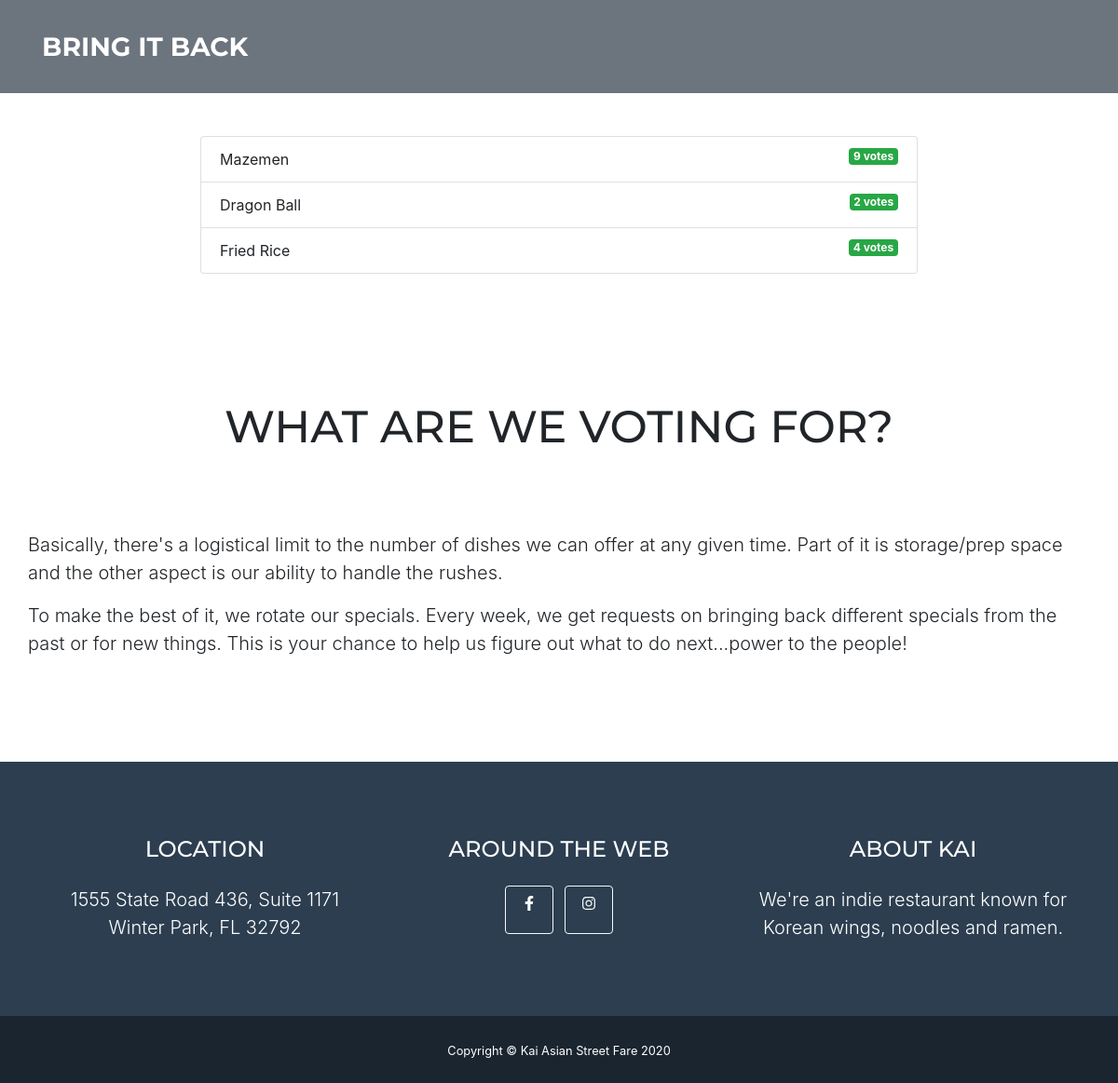
The app's page /polls/1/results/, older data.
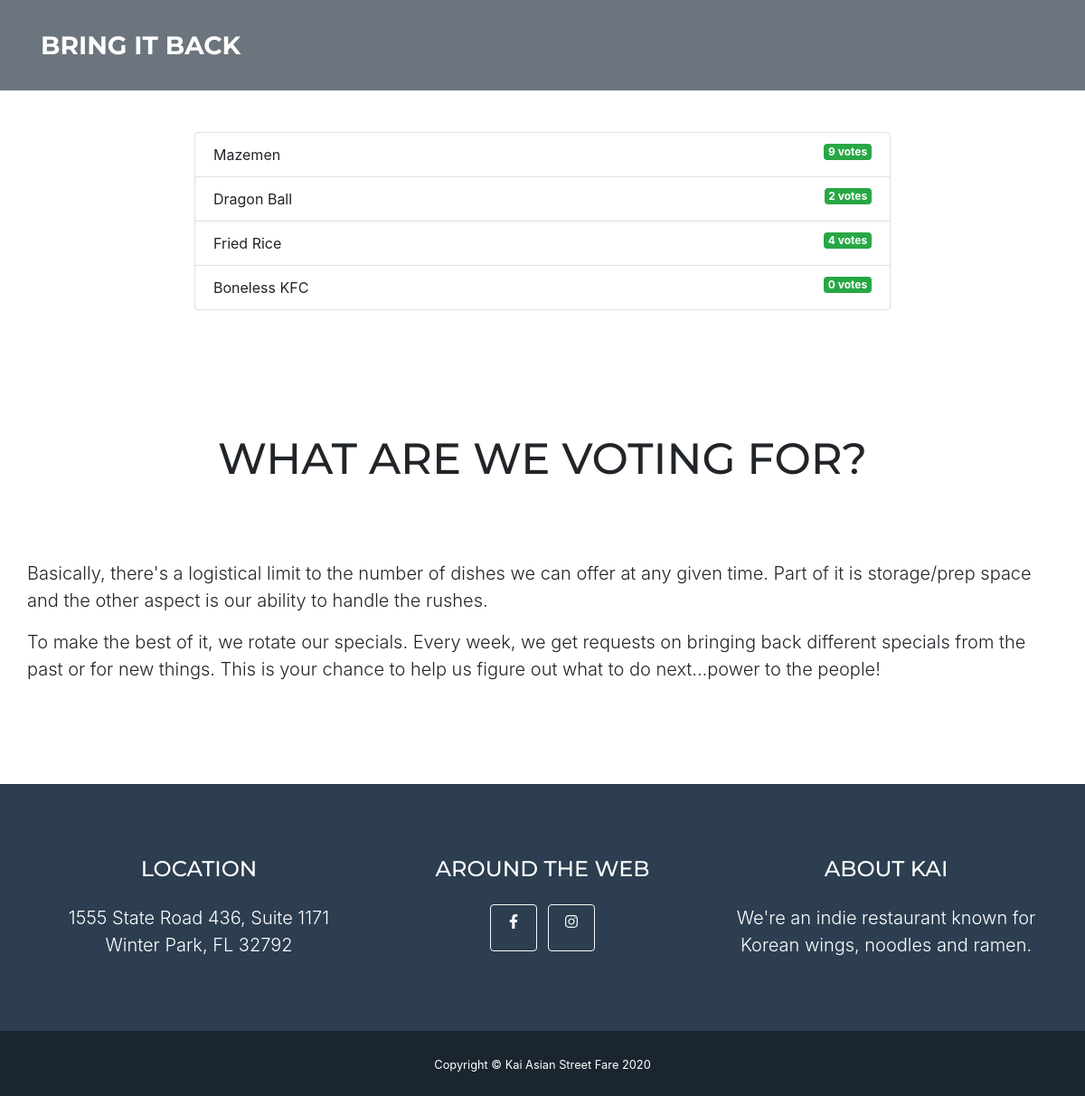
The same page, newer data.
### polls/models.py (models this page shows, shortened)
class Choice(models.Model):
    question = models.ForeignKey(Question, on_delete=models.CASCADE)
    choice_text = models.CharField(max_length=200)
    votes = models.IntegerField(default=0)

### polls/views.py (the view)
# urls.py: path('<int:question_id>/results/', views.results, name='results'),
def results(request, question_id):
    question = get_object_or_404(Question, pk=question_id)
    return render(request, 'polls/results.html', {'question': question})

### templates/polls/results.html (shortened to what this page needs)
{% extends 'base.html' %}
{% block content %}
<div class="container col-lg-8 align-items-center flex-column" style="padding-top: 50px">
<h1 class ="mb-5 text-center">{{ question.question_text }}</h1>
<ul class ="list-group mb-5">
	{% for choice in question.choice_set.all %}
	<li class ="list-group-item">
		{{ choice.choice_text }} <span class ="badge badge-success float-right">{{ choice.votes }}
			vote{{ choice.votes | pluralize }}</span>
	</li>
	{% endfor %}
</ul>
</div>
{% endblock %}

### templates/base.html (shortened to what this page needs)
<!DOCTYPE html>
{% load static %}
<html lang="en">
    <head>
        <link href="{% static 'css/styles.css' %}" rel="stylesheet" />
		<link rel ="stylesheet" href ="https://stackpath.bootstrapcdn.com/bootstrap/4.4.1/css/bootstrap.min.css">
    </head>
    <body id="page-top">
        <nav class="navbar navbar-expand-lg bg-secondary text-uppercase fixed-top" id="mainNav">
            <div class="container">
                <a class="navbar-brand js-scroll-trigger" href="/">Bring It Back</a>
            </div>
        </nav>
        {% block content %}{% endblock %}
        <section class="page-section   mb-0" id="about">
            <div class="container">
                <h2 class="page-section-heading text-center text-uppercase ">What Are We Voting For?</h2>
                <div class="divider-custom divider-light">
                    <div class="divider-custom-line"></div>
                    <div class="divider-custom-icon"><i class="fas fa-star"></i></div>
                    <div class="divider-custom-line"></div>
                </div>
                <div class="row">
                    <div>
                        <p class="lead"> Basically, there's a logistical limit to the number of dishes we can offer at any given time.
                         Part of it is storage/prep space and the other aspect is our ability to handle the rushes.</p>
                        <p class="lead">To make the best of it, we rotate our specials.  Every week, we get requests on bringing back different
                        specials from the past or for new things.  This is your chance to help us figure out what to do next...power to the people!</p>
                    </div>
                </div>
            </div>
        </section>
        <footer class="footer text-center">
            <div class="container">
                <div class="row">
                    <div class="col-lg-4 mb-5 mb-lg-0">
                        <h4 class="text-uppercase mb-4">Location</h4>
                        <p class="lead mb-0">
                            1555 State Road 436, Suite 1171
                            <br />
                            Winter Park, FL 32792
                        </p>
                    </div>
                    <div class="col-lg-4 mb-5 mb-lg-0">
                        <h4 class="text-uppercase mb-4">Around the Web</h4>
                        <a class="btn btn-outline-light btn-social mx-1" href="http://www.facebook.com/kaistreetfare"><i class="fab fa-fw fa-facebook-f"></i></a>
                        <a class="btn btn-outline-light btn-social mx-1" href="http://www.instagram.com/kaistreetfare"><i class="fab fa-fw fa-instagram"></i></a>
                    </div>
                    <div class="col-lg-4">
                        <h4 class="text-uppercase mb-4">About Kai</h4>
                        <p class="lead mb-0">
                            We're an indie restaurant known for Korean wings, noodles and ramen.
                        </p>
                    </div>
                </div>
            </div>
        </footer>
        <div class="copyright py-4 text-center text-white">
            <div class="container"><small>Copyright © Kai Asian Street Fare 2020</small></div>
        </div>
    </body>
</html>

Row changes from the older to the newer data that the page shows:
added Choice: choice_text "Boneless KFC", votes "0", votes|pluralize "s"
